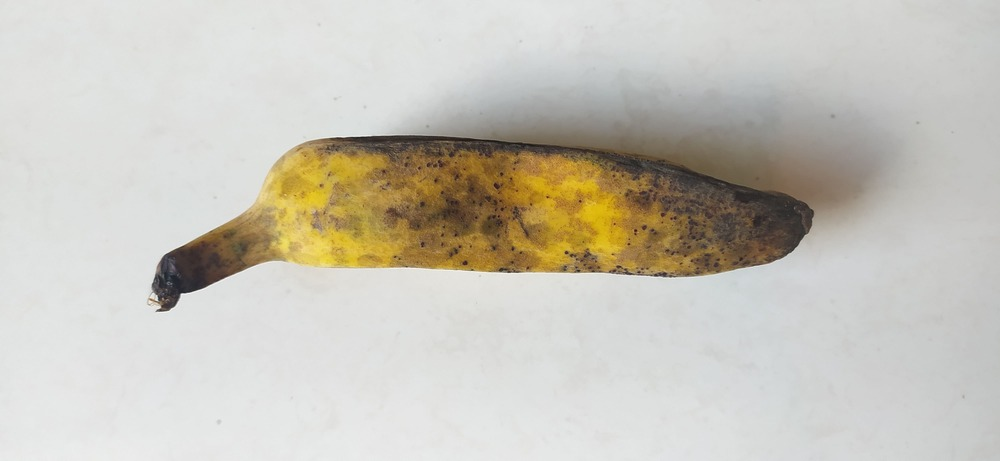
%> input picture gambar/1.jpg, 1000 x 461 px
$ octave script.m   (GNU Octave 9; MATLAB toolbox functions it lacks are replaced by stand-ins)
%> lines starting %> are read from the running program, lines starting %| are printed output that depends on the picture; in (x1, y1, x2, y2) boxes, pixels count from 0 and x2, y2 are one past the last pixel; in counts of white or black regions, pixels touching at a corner belong together; the program's own positions count from 1; long printed decimals are rounded
clear; clc;

% Kematangan pisang kepok dapat diklasifikasikan berdasarkan nilai Hue dari
% warna kulit pisang kepok tersebut. Semakin matang sebuah pisang kepok,
% maka akan semakin kecil nilai huenya. Sebaliknya, semakin mentah sebuah
% pisang kepok, akan semakin besar nilai huenya.

Predict('gambar/1.jpg');

function [Ihm, Ism, Ivm] = Predict(filename)
%> called with filename = 'gambar/1.jpg'
    % Membaca image dan mengubah image menjadi double antara 0 dan 1.
    I = im2double(imread(filename));

    % Mengambil nilai RGB dari image.
    Ir = I(:, :, 1);
    Ig = I(:, :, 2);
    Ib = I(:, :, 3);
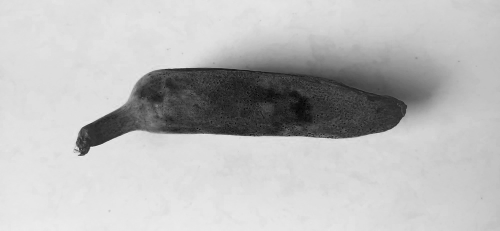
%> Ib: size 461x1000 double (shown at 1/2 size); min 0, max 0.976, mean 0.733

    % Melakukan thresholding pada image untuk membuang background.
    % Thresholding dilakukan menggunakan nilai Blue, karena nilai Blue
    % rendah pada warna kulit pisang.
    Ibw = Ib < graythresh(Ib);
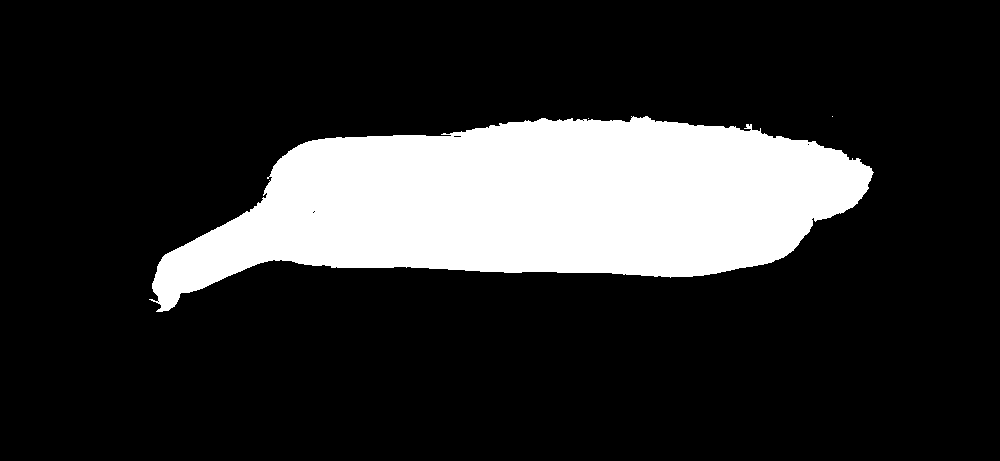
%> Ibw: size 461x1000 logical; 18.4% white; 3 white regions (2 under 20 px), largest, box (x1, y1, x2, y2) and area: (149, 116, 874, 312) 84783
    It = cat(3, Ir .* Ibw, Ig .* Ibw, Ib .* Ibw);
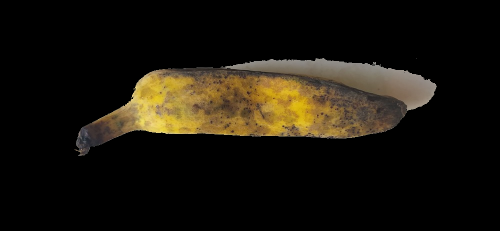
%> It: size 461x1000x3 double (shown at 1/2 size); mean R, G, B 0.0999, 0.0823, 0.0484

    % Mengubah image menjadi bentuk HSV.
    Ihsv = rgb2hsv(It);
%> Ihsv: size 461x1000x3 double; mean H, S, V 0.0205, 0.0863, 0.1

    % Mengambil nilai HSV dari image.
    Ih = Ihsv(:, :, 1);
    Is = Ihsv(:, :, 2);
    Iv = Ihsv(:, :, 3);
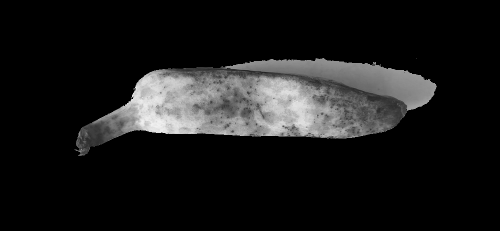
%> Iv: size 461x1000 double (shown at 1/2 size); min 0, max 0.969, mean 0.1

    % Mengambil rata-rata nilai HSV dari image tanpa background.
    Ihm = mean2(Ih(Ih > 0));
%> Ihm = 0.112
    Ism = mean2(Is(Ih > 0));
%> Ism = 0.471
    Ivm = mean2(Iv(Ih > 0));
%> Ivm = 0.545

    % Mengambil bentuk tulang dari gambar agar bisa melihat seberapa rumit
    % pembentuk dari benda pada gambar.
    tulang = bwmorph(Ibw, 'skel', Inf);
%> tulang: size 461x1000 logical; 0.78% white in thin lines or dots, all inside (x1, y1, x2, y2) = (149, 116, 872, 312)
    bersih = bwmorph(tulang, 'spur', 20);
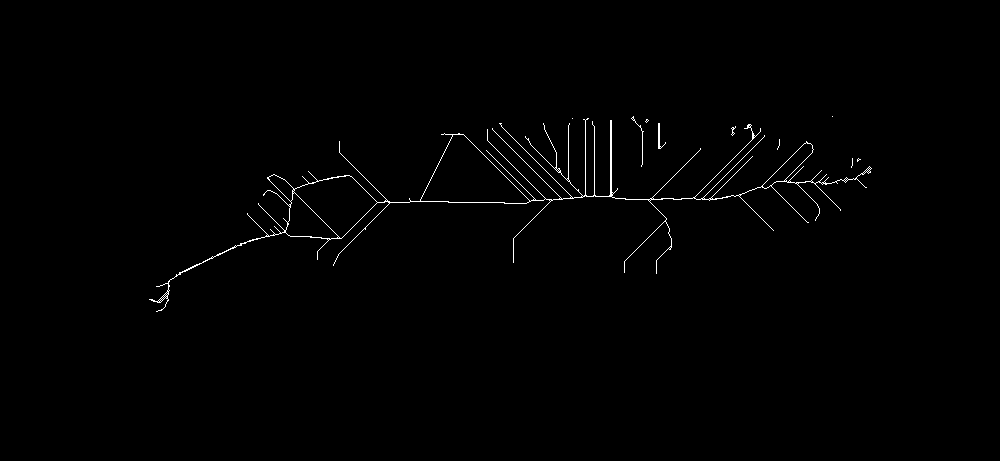
%> bersih: size 461x1000 logical; 0.71% white in thin lines or dots, all inside (x1, y1, x2, y2) = (149, 116, 872, 312)
    bersih = bwmorph(bersih, 'spur', 20);

    % Mengambil properties Area, BoundingBox, panjang, dan lebar objek.
    props = regionprops(Ibw, {'Area','BoundingBox', 'MinorAxisLength', 'MajorAxisLength'});
%> props = 3 regions; box (x1, y1, x2, y2), Area, MajorAxisLength and MinorAxisLength: (149, 116, 874, 312) 84783 708.6 162.6, (588, 118, 589, 119) 1 1.15 1.15, (832, 116, 833, 117) 1 1.15 1.15

    % Mengambil banyak "pulau" dalam objek
    Ibwlb = bwlabel(Ibw);
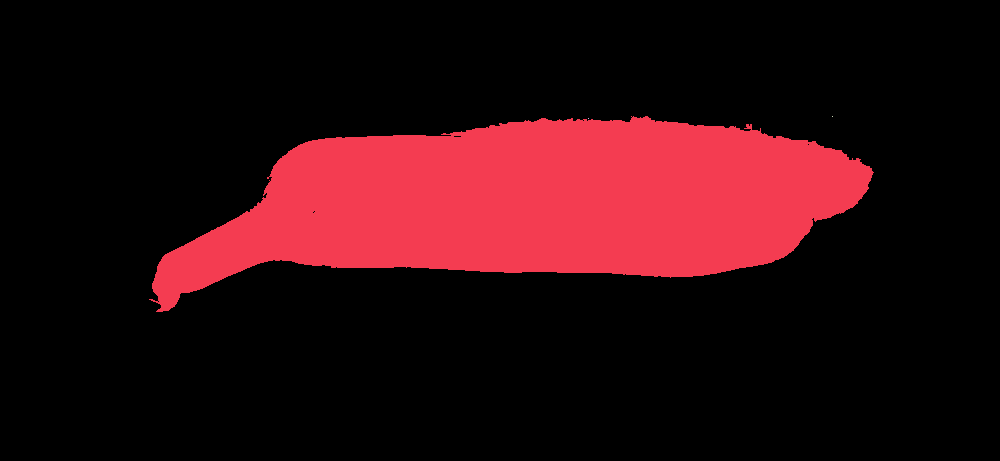
%> Ibwlb: size 461x1000 double; 4 distinct labels, from 0 to 3; one colour per label, 0 black
    s = max(max(Ibwlb));
%> s = 3
    numObj = numel(props);
%> numObj = 3

    % Memberikan label prediksi pada image. Diambil nilai Hue 0.23 sebagai
    % batas atas dan 0.05 sebagai batas bawah, nilai di luar batas tersebut
    % menunjukkan bahwa gambar yang diberikan bukan merupakan pisang.
    % Selain dari nilai Hue, juga dicek berdasarkan banyaknya pulau-pulau
    % yang didapat dari Black and White, jika banyak pulau dibawah 50 maka
    % dianggap sebagai pisang. Kemudian, melihat jumlah tulang pembentuk,
    % bahwa jika tulang pembentuk yang ditemukan < 4000, maka benda
    % tersebut termasuk pisang.
    checkRegProp = 1;
    if s < 50
        sumGambar = sum(sum(bersih));
%> sumGambar = 3133
        if sumGambar < 4000 && sumGambar > 200
            if Ihm > 0.23 || Ihm < 0.005
                label = 'gambar invalid';
            elseif Ihm > 0.14
                label = 'mentah';
            elseif Ihm > 0.13
                label = 'setengah matang';
            elseif Ihm > 0.11
                label = 'matang';
            else
                label = 'terlalu matang';
            end
        else
           label = 'gambar invalid';
           checkRegProp = 0;
        end
    else
        label = 'gambar invalid';
        checkRegProp = 0;
    end

    % Mencari Area dari pulau yang terbesar agar bisa didapatkan property
    % dari benda yang menjadi pusat perhatian. Selain itu, juga dicari
    % ratio dari benda tersebut.
    if checkRegProp == 1
        largestIndex = 1;
        for i = 1 : numObj
           if props(i).Area == max([props.Area])
               largestIndex = i;
               picRatio = props(largestIndex).MajorAxisLength/props(largestIndex).MinorAxisLength;
           end
        end
%> this loop made 3 passes
%> (largestIndex, picRatio) on pass 1: (1, 4.36)
    end

    % Ratio dari pisang jika < 2 maka bisa dikatakan bukan pisang karena
    % pisang umumnya memiliki panjang yang lebih besar (lebih dari 2x lipat
    % lebarnya).
    if checkRegProp == 1
        if picRatio < 2 && 1/picRatio < 2
           label = 'gambar invalid';
        end
    end

    % Menampilkan hasil ke console
    disp(append(filename, ' HSV(', string(Ihm), ', ', string(Ism), ', ', string(Ivm), ') ', label));
%| gambar/1.jpg HSV(0.112, 0.4706, 0.5448) matang

    % Menampilkan hasil ke figure
    figure('Name', append(filename, ' -> ', label));
    nexttile;
    imshow(I);
    hold on;
    if checkRegProp == 1
       rectangle('Position', props(largestIndex).BoundingBox, 'EdgeColor', 'r', 'LineWidth', 1);
       disp(append('Bounding Box : ', string(props(largestIndex).BoundingBox(1)), ',' , string(props(largestIndex).BoundingBox(2)), ',' ,string(props(largestIndex).BoundingBox(3)), ',' ,string(props(largestIndex).BoundingBox(4)), ','));
%| Bounding Box : 149.5,116.5,725,196,
       disp(append('Area : ', string(props(largestIndex).Area)));
%| Area : 84783
       disp(append('Major Axis Length : ', string(props(largestIndex).MajorAxisLength)));
%| Major Axis Length : 708.5743
       disp(append('Minor Axis Length : ', string(props(largestIndex).MinorAxisLength)));
%| Minor Axis Length : 162.5626
       disp(append('Ratio : ' , string(picRatio), ' -> inverted : ', string(1/picRatio)));
%| Ratio : 4.3588 -> inverted : 0.2294
       disp(append('Largest Index : ', string(largestIndex), ' -> ', string(max([props.Area]))));
%| Largest Index : 1 -> 84783
       disp(append('objects : ', string(numObj),' <-> ', string(s)))
%| objects : 3 <-> 3
       disp('');
    end
    title('Original');
    nexttile;
    imshow(Ih);
    title(append('Hue ', string(Ihm)));
    nexttile;
    imshow(Is);
    title(append('Saturation ', string(Ism)));
    nexttile;
    imshow(Iv);
    title(append('Value ', string(Ivm)));
    nexttile;
    imshow(Ibwlb);
    title(append('Labeled : ', string(s)));
    nexttile;
    imshow(tulang);
    title(append('tulang: ',string(sum(sum(tulang)))));
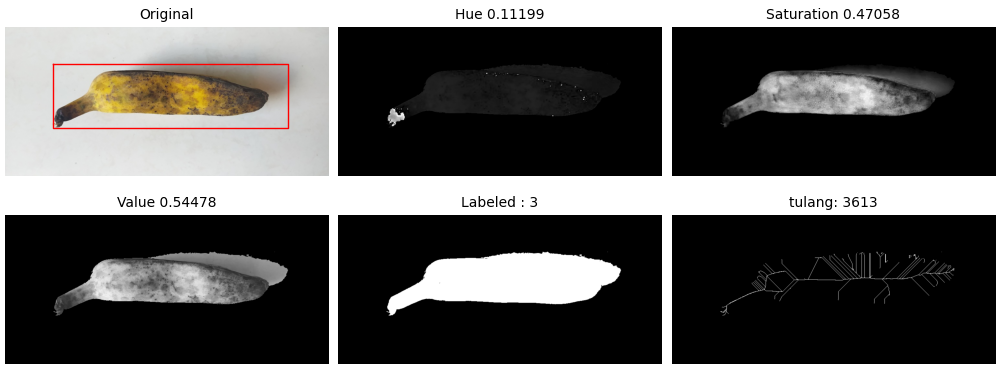
%> figure redrawn from the program's plot data, 6 panels
    nexttile;
%> (this line was passed over: nexttile is not available in this run)
    imshow(bersih);
    title(append('bersih: ',string(sum(sum(bersih)))));
end

$ run again, with gambar/10.jpg copied over gambar/1.jpg
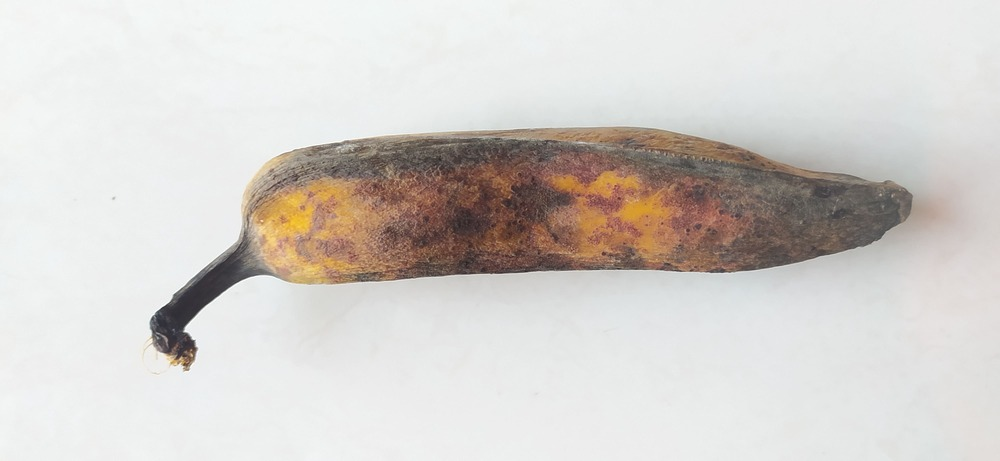
%> input picture gambar/10.jpg, 1000 x 461 px
%> in Predict, `Ibw = Ib < graythresh(Ib);`:
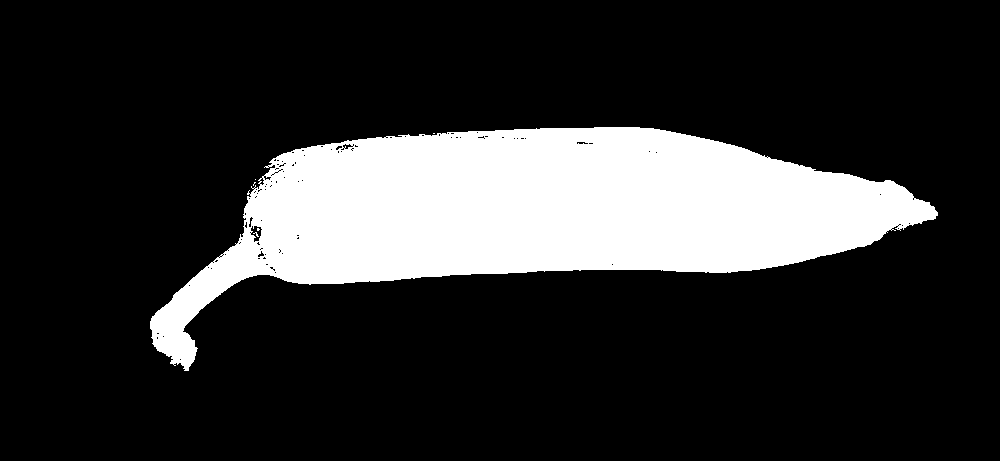
%> Ibw: size 461x1000 logical; 18.9% white; 6 white regions (5 under 20 px), largest, box (x1, y1, x2, y2) and area: (150, 127, 938, 371) 87161
%> Ihsv: size 461x1000x3 double; mean H, S, V 0.0181, 0.0585, 0.0991
%> Ihm = 0.0966
%> Ism = 0.311
%> Ivm = 0.526
%> tulang: size 461x1000 logical; 1.4% white in thin lines or dots, all inside (x1, y1, x2, y2) = (152, 131, 938, 371)
%> bersih: size 461x1000 logical; 1.4% white in thin lines or dots, all inside (x1, y1, x2, y2) = (154, 131, 936, 371)
%> props = 6 regions; box (x1, y1, x2, y2), Area, MajorAxisLength and MinorAxisLength: (150, 127, 938, 371) 87161 757.9 170.6, (253, 232, 259, 237) 11 7.21 3.39, (257, 228, 260, 231) 7 3.24 3.03, (253, 182, 256, 186) 5 5.52 1.72, (433, 133, 435, 134) 2 2.31 1.15, (255, 179, 256, 180) 1 1.15 1.15
%> in Predict, `Ibwlb = bwlabel(Ibw);`:
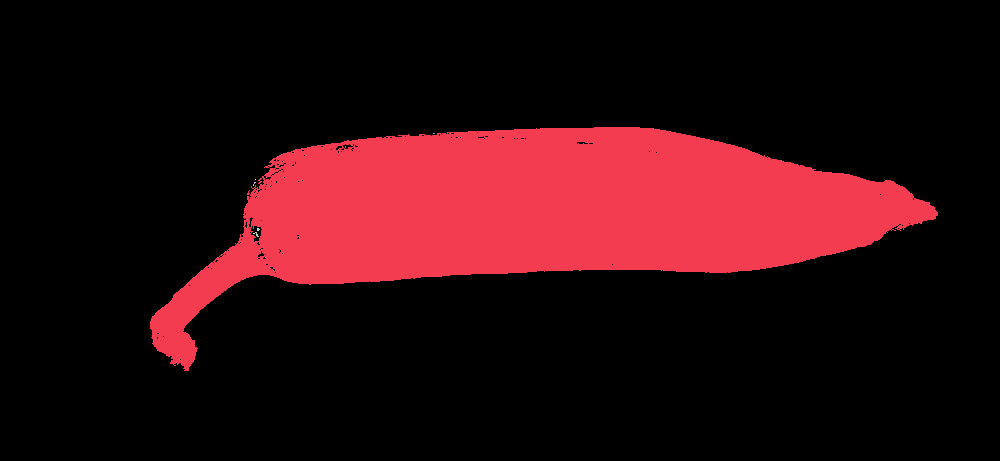
%> Ibwlb: size 461x1000 double; 7 distinct labels, from 0 to 6; one colour per label, 0 black
%> s = 6
%> sumGambar = 6302
%| gambar/1.jpg HSV(0.09662, 0.311, 0.526) gambar invalid

$ run again, with gambar/11.jpg copied over gambar/1.jpg
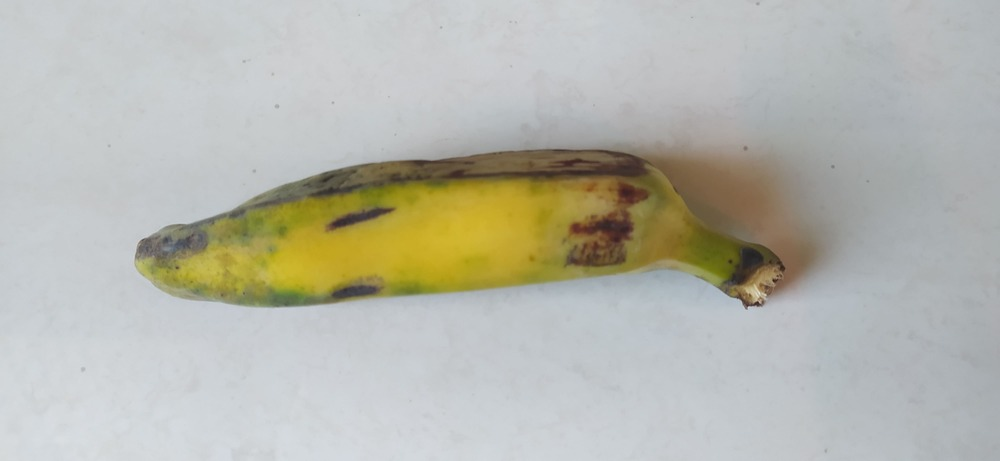
%> input picture gambar/11.jpg, 1000 x 461 px
%> in Predict, `Ibw = Ib < graythresh(Ib);`:
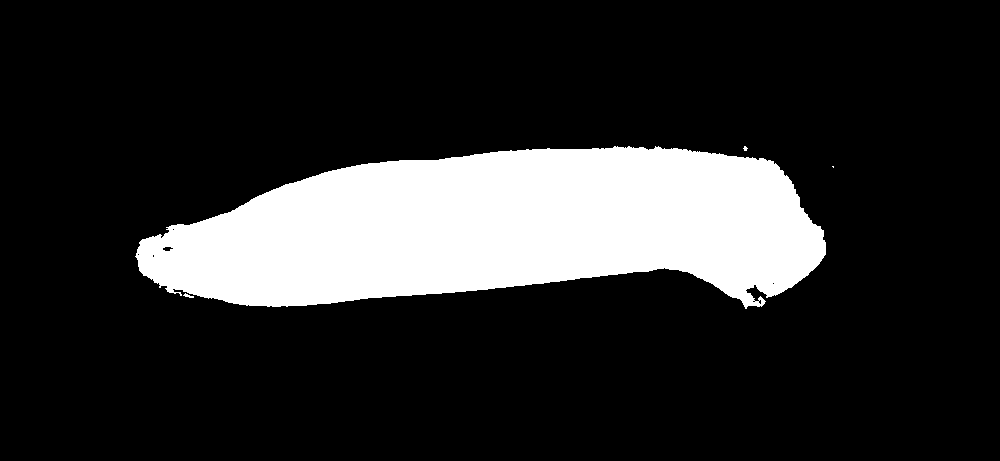
%> Ibw: size 461x1000 logical; 17.5% white; 4 white regions (2 under 20 px), largest, box (x1, y1, x2, y2) and area: (135, 146, 826, 309) 80714, (183, 293, 194, 298) 26
%> Ihsv: size 461x1000x3 double; mean H, S, V 0.0234, 0.0961, 0.0976
%> Ihm = 0.134
%> Ism = 0.55
%> Ivm = 0.558
%> tulang: size 461x1000 logical; 0.53% white in thin lines or dots, all inside (x1, y1, x2, y2) = (137, 146, 834, 309)
%> props = 4 regions; box (x1, y1, x2, y2), Area, MajorAxisLength and MinorAxisLength: (135, 146, 826, 309) 80714 722.5 151.2, (183, 293, 194, 298) 26 12.06 3.23, (743, 146, 748, 151) 16 5.25 4.22, (832, 166, 834, 168) 3 2.58 1.76
%> in Predict, `Ibwlb = bwlabel(Ibw);`:
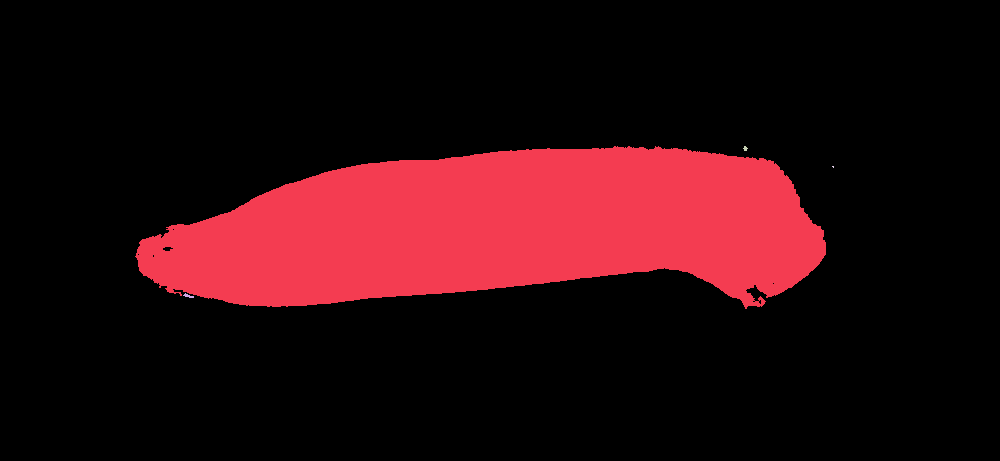
%> Ibwlb: size 461x1000 double; 5 distinct labels, from 0 to 4; one colour per label, 0 black
%> s = 4
%> sumGambar = 2064
%> the loop in Predict, `for i = 1 : numObj` made 4 passes
%> (largestIndex, picRatio) on pass 1: (1, 4.78)
%| gambar/1.jpg HSV(0.1338, 0.5495, 0.5579) setengah matang
%| Bounding Box : 135.5,146.5,691,163,
%| Area : 80714
%| Major Axis Length : 722.5369
%| Minor Axis Length : 151.1592
%| Ratio : 4.78 -> inverted : 0.2092
%| Largest Index : 1 -> 80714
%| objects : 4 <-> 4
